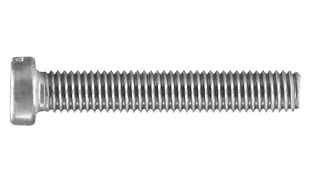
#> input picture ferramentas-computacionais-EEL7509/Aula 5/parafuso/parafuso.png, 310 x 176 px
$ jupyter execute parafuso_v2.ipynb
#> lines starting #> are read from the running program, lines starting #| are printed output that depends on the picture; after the words box and inside, x2 and y2 are one past the last pixel; in counts of white or black regions, pixels touching at a corner belong together; long printed decimals are rounded
[cell 1]
import numpy as np
import matplotlib.pyplot as plt
from PIL import Image
from scipy import ndimage, misc

[cell 2]
import numpy as np
from PIL import Image
import matplotlib.pyplot as plt

# Carregar a imagem
img = Image.open("parafuso.png")
#> img is the input picture: PIL image 310x176 RGBA; mean R, G, B, A 229.6, 229.6, 229.6, 255

# Converter para escala de cinza (para trabalhar com um canal)
gray_img = img.convert("L")

# Converter para array numpy
img_array = np.array(gray_img)

# Visualizar a imagem em escala de cinza
plt.imshow(img_array, cmap="gray")
plt.show()

# Encontrar os contornos do parafuso (simplificadamente, por limiarização)
threshold = 220  # Definir um valor de limiar para distinguir o parafuso do fundo
binary_img = img_array < threshold
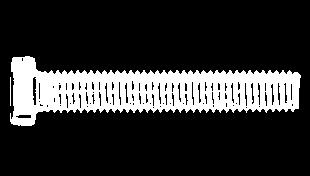
#> binary_img: shape (176, 310) bool; 19.8% white; 2 white regions, box (x1, y1, x2, y2) and area: (10, 56, 301, 126) 10776, (10, 77, 11, 106) 29

# Visualizar a imagem binária
plt.imshow(binary_img, cmap="gray")
plt.show()

# Calcular a área da seção transversal (simulação simples por soma dos pixels do parafuso)
section_area = np.sum(binary_img, axis=0)
#> section_area = 310 values, max 69 at index 31, min 0 at index 0, mean 34.85

# Suponha que o diâmetro da cabeça do parafuso é 5 mm, então podemos ajustar a escala
scale_factor = 5 / np.max(section_area)  # Proporcionalidade para o diâmetro da cabeça
#> scale_factor = 0.0725

# Calcular o volume (integrando a área da seção ao longo do comprimento)
volume = np.sum(section_area) * scale_factor**2  # Considerar a escala em mm^2
#> volume = 56.74

print(f"Volume estimado do parafuso: {volume} mm³")
#| Volume estimado do parafuso: 56.737 mm³
print(f"O scale factor é: {scale_factor}")
#| O scale factor é: 0.07246

[cell 3]
import numpy as np
from PIL import Image
import matplotlib.pyplot as plt

# Carregar a imagem
img = Image.open("parafuso.png")

# Converter para escala de cinza
gray_img = img.convert("L")

# Converter para array numpy
img_array = np.array(gray_img)

# Limiarização para binarizar a imagem
threshold = 200  # Escolha um valor de limiar
binary_img = img_array < threshold  # True para pixels do parafuso, False para o fundo
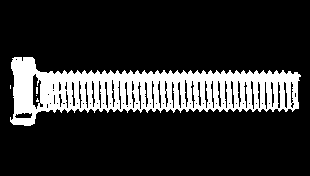
#> binary_img: shape (176, 310) bool; 18.2% white; 5 white regions (4 under 20 px), largest, box (x1, y1, x2, y2) and area: (10, 57, 301, 126) 9886

# Inicializar arrays para guardar os contornos superior e inferior
contour_top = []
contour_bottom = []

# Varrer coluna a coluna
for col in range(binary_img.shape[1]):
    # Encontrar a primeira transição do fundo (False) para o parafuso (True) - contorno superior
    for row in range(binary_img.shape[0]):
        if binary_img[row, col]:
            contour_top.append((row, col))
            break  # Parar após encontrar o primeiro ponto

    # Encontrar a última transição do fundo (False) para o parafuso (True) - contorno inferior
    for row in range(binary_img.shape[0] - 1, -1, -1):
        if binary_img[row, col]:
            contour_bottom.append((row, col))
            break  # Parar após encontrar o último ponto

# Converter listas para numpy arrays para fácil manipulação
contour_top = np.array(contour_top)
contour_bottom = np.array(contour_bottom)

# Calcular a altura da seção transversal em cada coluna
heights = (
    contour_bottom[:, 0] - contour_top[:, 0]
)  # Diferença entre contorno inferior e superior

# Escalonar a altura para mm, baseado no diâmetro da cabeça do parafuso (5 mm)
# Supondo que o maior valor de altura corresponde ao diâmetro da cabeça (5 mm)
scale_factor = 5 / np.max(heights)  # Proporção para converter os pixels em mm
#> scale_factor = 0.0735

# Calcular a área da seção transversal ao longo de todas as colunas
# Aqui consideramos a "altura" em cada coluna como largura * altura, já que as colunas têm largura de 1 pixel
heights_scaled = heights * scale_factor  # Altura em mm para cada coluna

area_per_column = (heights_scaled / 2) ** 2 * np.pi  # Área da seção transversal em mm²

volume = np.sum(area_per_column)  # Volume total em mm³
#> volume = 2041.1

print(f"O volume total do parafuso é: {volume:.2f} mm²")
#| O volume total do parafuso é: 2041.05 mm²

# Visualizar a imagem e os contornos
plt.imshow(binary_img, cmap="gray")
plt.plot(contour_top[:, 1], contour_top[:, 0], color="red", label="Contorno Superior")
plt.plot(
    contour_bottom[:, 1], contour_bottom[:, 0], color="blue", label="Contorno Inferior"
)
plt.legend()
plt.show()
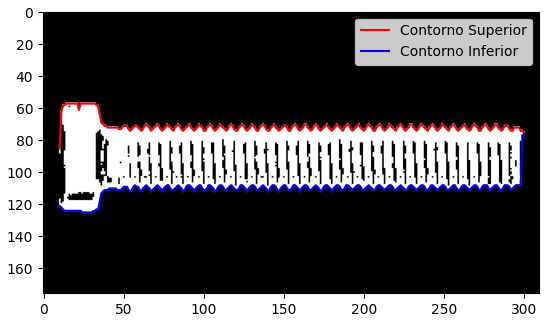
#> figure drawn by matplotlib, 1 panel
